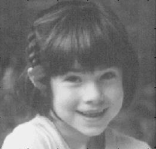
#> input picture histogram/equalization.png, 156 x 149 px
$ python equalization.py
#> lines starting #> are read from the running program, lines starting #| are printed output that depends on the picture
import numpy as np
import cv2
import matplotlib.pyplot as plt

# Histogram Equalization
#
# Ko = round(Ci * ((2^k) - 1)) / w * h
#
# Ci: Distribusi kumulatif dari nilai skala keabuan ke-i dari citra asli
# round: Fungsi pembulatan ke bilangan yang terdekat
# Ko: nilai keabuan hasil histogram equalization
# w: lebar citra
# h: tinggi citra

img = cv2.imread('equalization.png')
#> img is the input picture: shape (149, 156, 3); min 26, max 246, mean 116.9
img = cv2.cvtColor(img, cv2.COLOR_BGR2GRAY)
#> img: shape (149, 156)

height, width = img.shape
#> height = 149; width = 156
n = height * width
#> n = 23244
L = 256

histogram_asli = np.zeros(L)
for i in range(L):
    histogram_asli[i] = np.sum(img == i)
#> after the loop, histogram_asli = 256 values, max 690 at index 92, min 0 at index 0, mean 90.8

histogram_normalisasi = histogram_asli / n
#> histogram_normalisasi = 256 values, max 0.0297 at index 92, min 0 at index 0, mean 0.00391

CDF_manual = np.zeros(L)
CDF_manual[0] = histogram_normalisasi[0]
for i in range(1, L):
    CDF_manual[i] = CDF_manual[i - 1] + histogram_normalisasi[i]
#> after the loop, CDF_manual = 256 values from 0 to 1

k = 8
Ko = np.round(CDF_manual * ((2 ** k) - 1))
#> Ko = 256 values from 0 to 255

equalized_img = np.zeros_like(img)
for i in range(height):
    for j in range(width):
        equalized_img[i, j] = Ko[img[i, j]]
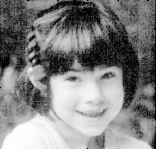
#> equalized_img: shape (149, 156); min 0, max 255, mean 129.3

histogram_equalized = np.zeros(L)
for i in range(L):
    histogram_equalized[i] = np.sum(equalized_img == i)
#> after the loop, histogram_equalized = 256 values, max 690 at index 92, min 0 at index 5, mean 90.8

histogram_equalized_normalized = histogram_equalized / n
#> histogram_equalized_normalized = 256 values, max 0.0297 at index 92, min 0 at index 5, mean 0.00391

plt.figure()
plt.imshow(img, cmap='gray')
plt.title('Gambar Asli')

plt.figure()
plt.imshow(equalized_img, cmap='gray')
plt.title('Hasil Histogram Equalization')

plt.figure(figsize=(12, 6))

plt.subplot(1, 2, 1)
plt.bar(range(L), histogram_normalisasi, width=1)
plt.title('Histogram Sebelum Equalization')
plt.xlabel('Intensitas Piksel')
plt.ylabel('Probabilitas')

plt.subplot(1, 2, 2)
plt.bar(range(L), histogram_equalized_normalized, width=1)
plt.title('Histogram Setelah Equalization')
plt.xlabel('Intensitas Piksel')
plt.ylabel('Probabilitas')

# Tampilkan semua plot
plt.show()
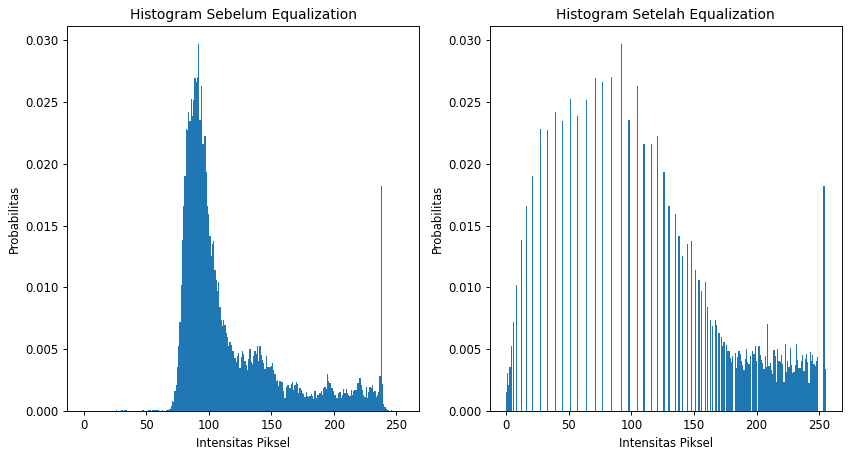
#> figure drawn by matplotlib, 2 panels; panel 1: tallest bar 0.0297 high, from x = 91.5 to 92.5; panel 2: tallest bar 0.0297 high, from x = 91.5 to 92.5

$ run again, with histogram/normalise.png copied over histogram/equalization.png
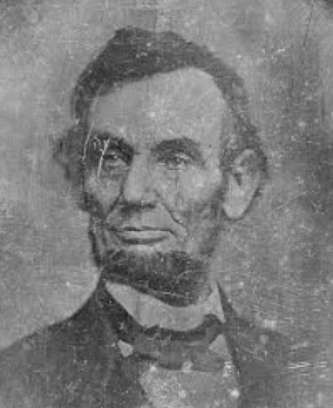
#> input picture histogram/normalise.png, 333 x 408 px
#> img is the input picture: shape (408, 333, 3); min 29, max 212, mean 123.8
#> img: shape (408, 333)
#> after the loop `for i in range(L):`: histogram_asli = 256 values, max 2285 at index 137, min 0 at index 0, mean 530.7
#> histogram_normalisasi = 256 values, max 0.0168 at index 137, min 0 at index 0, mean 0.00391
#> after the loop `for i in range(1, L):`: CDF_manual = 256 values from 0 to 1
#> Ko = 256 values from 0 to 255
#> after the loop `for i in range(height):`:
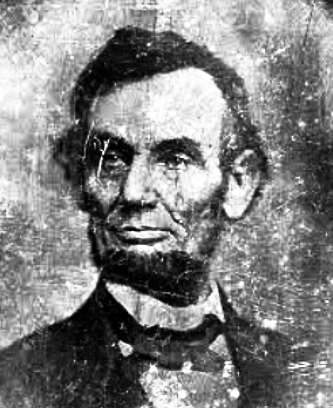
#> equalized_img: shape (408, 333); min 0, max 255, mean 128.9
#> after the loop `for i in range(L):`: histogram_equalized = 256 values, max 2285 at index 164, min 0 at index 18, mean 530.7
#> histogram_equalized_normalized = 256 values, max 0.0168 at index 164, min 0 at index 18, mean 0.00391
#> `plt.show()`:
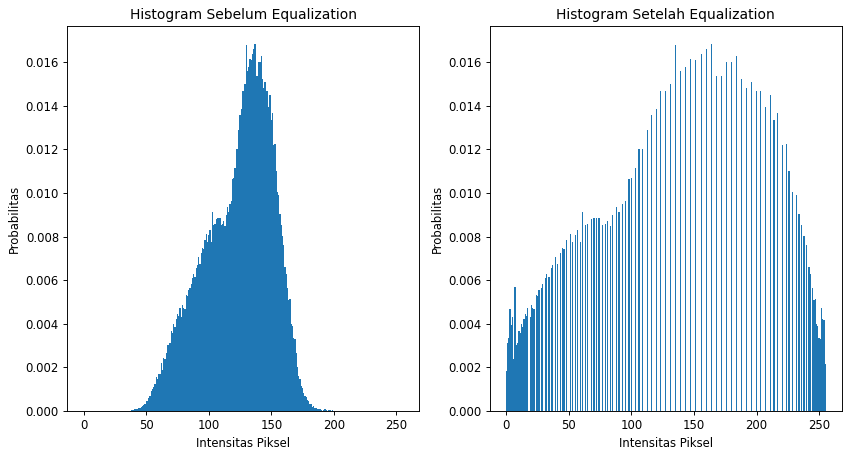
#> figure drawn by matplotlib, 2 panels; panel 1: tallest bar 0.0168 high, from x = 136.5 to 137.5; panel 2: tallest bar 0.0168 high, from x = 163.5 to 164.5

$ run again, with histogram/stretching.png copied over histogram/equalization.png
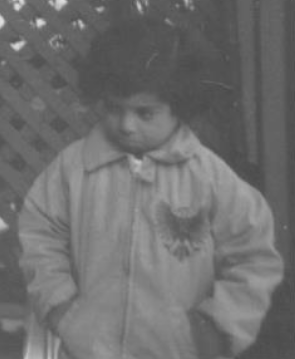
#> input picture histogram/stretching.png, 295 x 359 px
#> img is the input picture: shape (359, 295, 3); min 74, max 225, mean 110.7
#> img: shape (359, 295)
#> after the loop `for i in range(L):`: histogram_asli = 256 values, max 3504 at index 82, min 0 at index 0, mean 413.7
#> histogram_normalisasi = 256 values, max 0.0331 at index 82, min 0 at index 0, mean 0.00391
#> after the loop `for i in range(1, L):`: CDF_manual = 256 values from 0 to 1
#> Ko = 256 values from 0 to 255
#> after the loop `for i in range(height):`:
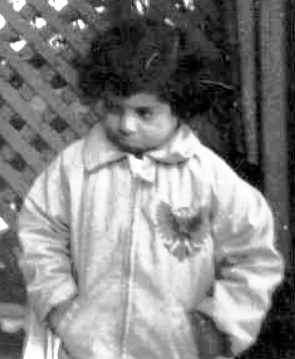
#> equalized_img: shape (359, 295); min 0, max 255, mean 129.5
#> after the loop `for i in range(L):`: histogram_equalized = 256 values, max 3504 at index 23, min 0 at index 3, mean 413.7
#> histogram_equalized_normalized = 256 values, max 0.0331 at index 23, min 0 at index 3, mean 0.00391
#> `plt.show()`:
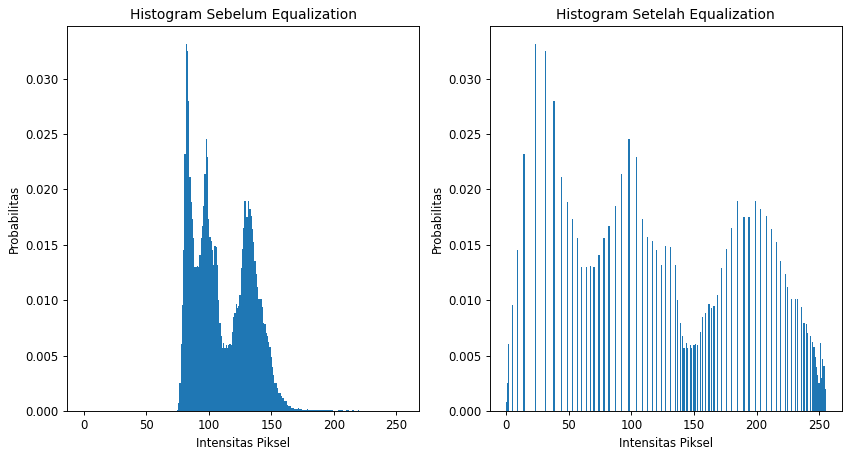
#> figure drawn by matplotlib, 2 panels; panel 1: tallest bar 0.0331 high, from x = 81.5 to 82.5; panel 2: tallest bar 0.0331 high, from x = 22.5 to 23.5
